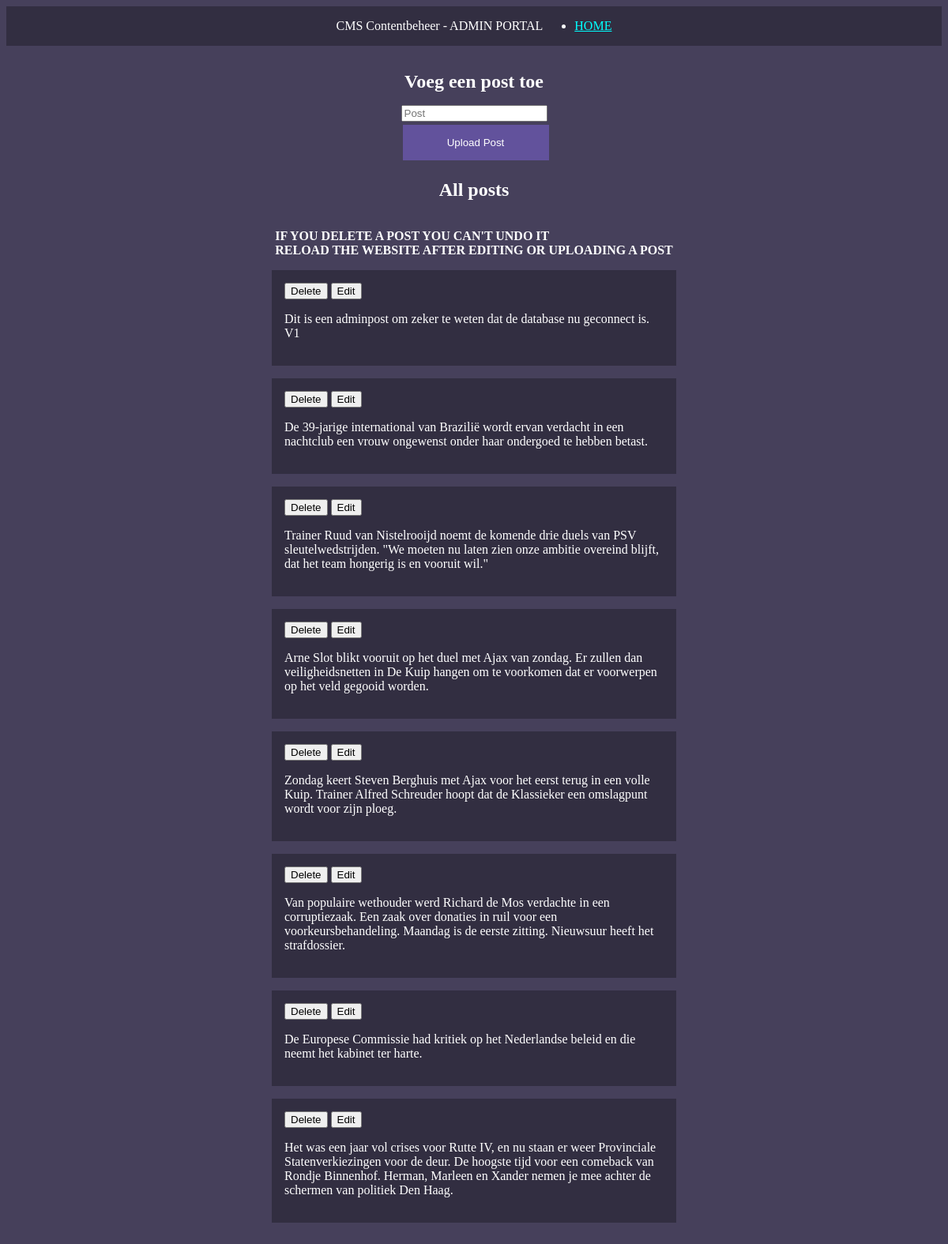
/adminbeheer/contentbeheer.php, run on the app's committed database.
### tables this page shows
CREATE TABLE post (id INTEGER PRIMARY KEY AUTOINCREMENT NOT NULL, post CHAR NOT NULL);

### private/lib/ContentManager.php (called while the page is built, shortened)
<?php
class ContentManager
{
    private $db;
    public function __construct()
    {
        $this->db = new Database();
    }
    public function getAllPosts()
    {
        return $this->db->getAllPosts();
    }
}

### private/db/Database.php (called while the page is built, shortened)
<?php
class Database
{
    private $PDO;
    public function __construct()
    {
        include 'connect.php';
        $this->PDO = $PDO;
    }
    public function getAllPosts()
    {
        return $this->PDO->query("SELECT post, id FROM post ORDER BY id DESC");
    }
}

### private/shared/forms/contentbeheer.php (the view, shortened to what this page needs)
<?php
$posts = $contentManager->getAllPosts();
?>
<!doctypehtml>
    <html lang="en">
    <head>
        <link href="../../public/media/style/style.css" rel="stylesheet" type="text/css">
    </head>
    <body>
        <header>
            CMS Contentbeheer - ADMIN PORTAL
            <ul>
                <li><a href="../index.php">HOME</a></li>
            </ul>
        </header>
        <main class="cmsAdmin">
            <div class="subscribe">
                <h1>Voeg een post toe</h1>
                <form action="contentbeheer.php" method="post">
                    <input id="post" name="post" placeholder="Post" required>
                    <input class="submit" type="submit" name="submit" value="Upload Post">
                </form>
            </div>
            <h2>All posts</h2>
            <p><b>IF YOU DELETE A POST YOU CAN'T UNDO IT<br>RELOAD THE WEBSITE AFTER EDITING OR UPLOADING A POST</b></p>
            <div class="deleteCMS">
                <?php
        foreach ($posts as $row) {
            echo '<form method="post" action="contentbeheer.php" class="deleteForm">
                    <input type="hidden" name="id" value="' . $row['id'] . '">
                    <input type="submit" name="delete" value="Delete">
                    <input type="submit" name="edit" value="Edit">
                    <p class="postTextCMS">' . $row['post'] . '</p>';
            echo '</form>';
        }
        ?>
            </div>
        </main>
    </body>
    </html>

### public/adminbeheer/contentbeheer.php (shortened to what this page needs)
<?php
$contentManager = new ContentManager();
$contentManager->handleForm();
?>
<!doctypehtml>
    <html lang="en">
    <head>
        <link href="../../public/media/style/style.css" rel="stylesheet" type="text/css">
    </head>
    <body>
        <?php include_once FORMS_PATH . '/contentbeheer.php'; ?>
    </body>
    </html>

### public/media/style/style.css (style rules this page uses)
.subscribe { display: flex; align-items: center; flex-direction: column; background-color: #46405b; width: 20rem; }
h1 { font-size: 1.5rem; color: #ffffff; }
.subscribe>form>input { display: flex; }
.submit { width: 100%; background-color: #62529c; border: none; color: #fff; padding: 15px 30px; text-decoration: none; margin: 4px 2px; cursor: pointer; }
header { display: flex; align-items: center; justify-content: center; background-color: #322e41; color: white; }
a { color: aqua; }
body { background-color: #46405b; color: white; }
.intro, .posts, .cmsAdmin { display: flex; align-items: center; justify-content: center; flex-direction: column; padding: 1rem; color: white; }
.deleteCMS { display: flex; flex-direction: column; }
.deleteForm, .mainText { padding: 1rem; margin-bottom: 1rem; background-color: #322e41; }
.postTextCMS { max-width: 40vw; word-wrap: break-word; }

### data on the page
post: post "Dit is een adminpost om zeker te weten dat de database nu geconnect is. V1"
post: post "De 39-jarige international van Brazilië wordt ervan verdacht in een nachtclub een vrouw ongewenst onder haar ondergoed te hebben betast."
post: post "Trainer Ruud van Nistelrooijd noemt de komende drie duels van PSV sleutelwedstrijden. \"We moeten nu laten zien onze ambitie overeind blijft, dat het team hongerig is en vooruit wil.\""
post: post "Arne Slot blikt vooruit op het duel met Ajax van zondag. Er zullen dan veiligheidsnetten in De Kuip hangen om te voorkomen dat er voorwerpen op het veld gegooid worden."
post: post "Zondag keert Steven Berghuis met Ajax voor het eerst terug in een volle Kuip. Trainer Alfred Schreuder hoopt dat de Klassieker een omslagpunt wordt voor zijn ploeg."
post: post "Van populaire wethouder werd Richard de Mos verdachte in een corruptiezaak. Een zaak over donaties in ruil voor een voorkeursbehandeling. Maandag is de eerste zitting. Nieuwsuur heeft het strafdossier."
post: post "De Europese Commissie had kritiek op het Nederlandse beleid en die neemt het kabinet ter harte."
post: post "Het was een jaar vol crises voor Rutte IV, en nu staan er weer Provinciale Statenverkiezingen voor de deur. De hoogste tijd voor een comeback van Rondje Binnenhof. Herman, Marleen en Xander nemen je mee achter de schermen van politiek Den Haag."
